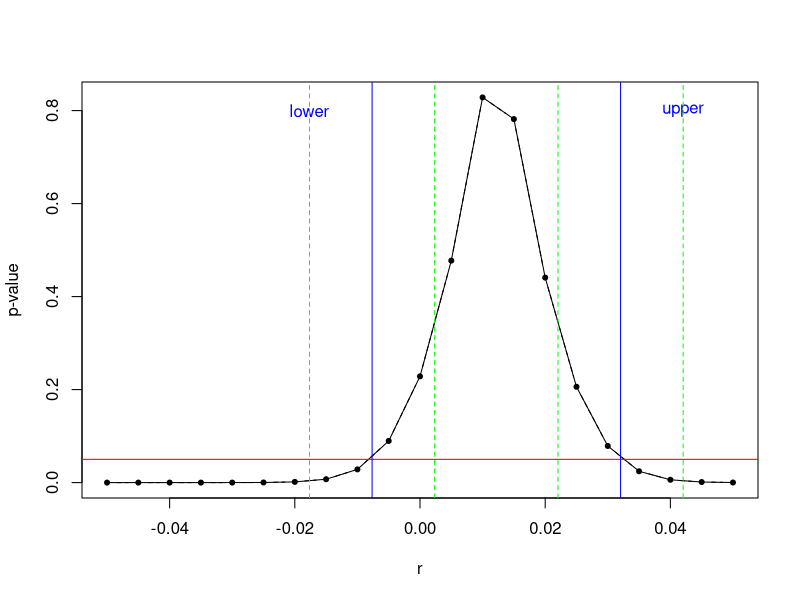

Recreate this plot in R.
## ---- chunk 1
knitr::opts_chunk$set(
  collapse = TRUE,
  comment = "#>"
)
## ---- chunk 2
set.seed(21348534)

N <- 10000
X <- rnorm(N)
y <- 1 + 0.01 * X + rnorm(N)
df <- data.frame(X = X, y = y)

fit <- (lm(y ~ 1 + X, data = df))
## ---- chunk 3
confint(fit)
## ---- chunk 4
p_val <- function(y, X, r){
  res <- lm(y ~ 1 + X)
  p_val <- car::linearHypothesis(model = res, hypothesis.matrix = c(0,1), rhs = r)$`Pr(>F)`[2]
  p_val
}

## ---- chunk 5
p_val_r <- unlist(lapply(seq(-0.05, 0.05, 0.005), function(i) p_val(y = y, X = X, r = i)))
p_val_df <- data.frame(r = seq(-0.05, 0.05, 0.005), p_val_r = p_val_r)
plot(x = p_val_df$r, y = p_val_df$p_val_r,type = "b", pch = 20, lty = 2, xlab = "r", ylab = "p-value")
lines(p_val_df$r, p_val_df$p_val_r, type = "l", lty = 1)
abline(h = 0.05, col = "red") 
abline(v = confint(fit)["X", ][1], col = "blue")
text(x = confint(fit)["X", ][1] - 0.01, y = 0.8, "lower", srt=0.2, col = "blue")
abline(v = confint(fit)["X", ][2], col = "blue")
text(x = confint(fit)["X", ][2] + 0.01, y = 0.8, "upper", srt=0.2, col = "blue")
abline(v = confint(fit)["X", ][1] - 0.01, col = "green", lty = 2)
abline(v = confint(fit)["X", ][1] + 0.01, col = "green", lty = 2)
abline(v = confint(fit)["X", ][2] - 0.01, col = "green", lty = 2)
abline(v = confint(fit)["X", ][2] + 0.01, col = "green", lty = 2)
## ---- chunk 6
confint(fit)
## ---- chunk 7
epsilon <- 0.01

startset1 <- confint(fit)["X",][1] + c(-epsilon, epsilon)
startset2 <- confint(fit)["X",][2] + c(-epsilon, epsilon)
## ---- chunk 8
invert_p_val <- function(X, y, startset1, startset2, alpha){
  
  # p-val - sign_level 
  p_val_x_sign_level <- function(r) {
    p_val(X = X, y = y, r) - alpha
  }
  
  # bisection for both startset1, startset2
  res <- lapply(list(startset1, startset2), function(x){ 
                  
          tmp <- suppressWarnings(stats::uniroot(f = p_val_x_sign_level,
                                  lower = min(x),
                                  upper = max(x),
                                  tol = 1e-08,
                                  maxiter = 10)$root)

          })

  unlist(res)
  
}
## ---- chunk 9
invert_p_val(X = X, y = y, startset1 = startset1, startset2 = startset2, alpha = 0.05)
## ---- chunk 10
confint(fit)
